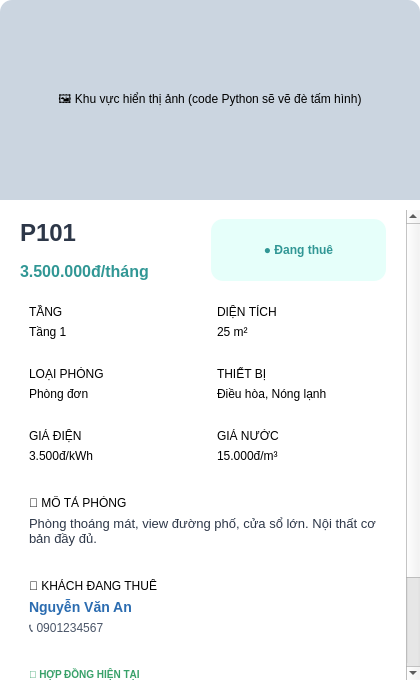
<?xml version='1.0' encoding='utf-8'?>
<ui version="4.0">
 <class>DialogChiTietPhong</class>
 <widget class="QDialog" name="DialogChiTietPhong">
  <property name="geometry"><rect><x>0</x><y>0</y><width>420</width><height>700</height></rect></property>
  <property name="windowTitle"><string>Chi tiết phòng P101</string></property>
  <property name="styleSheet"><string>
QDialog { background-color: white; }
QFrame.Card { background-color: #f7fafc; border-radius: 8px; padding: 8px; }
QFrame.CardDesc { background-color: #edf2f7; border-radius: 8px; padding: 12px; }
QFrame.CardGuest { background-color: #ebf8ff; border-radius: 8px; padding: 12px; }
QFrame.CardContract { background-color: #f0fff4; border-radius: 8px; padding: 12px; border: 1px solid #c6f6d5; }
QLabel.SmallHeading { color: #a0aec0; font-size: 10px; font-weight: bold; }
QLabel.Content { color: #2d3748; font-size: 13px; font-weight: bold; }
QPushButton#btnClose { background-color: #f7fafc; border: 1px solid #cbd5e0; border-radius: 6px; padding: 8px 20px; color: #4a5568; font-weight: bold; }
</string></property>
  <layout class="QVBoxLayout" name="mainLayout">
   <property name="spacing"><number>10</number></property>
   <property name="leftMargin"><number>0</number></property>
   <property name="topMargin"><number>0</number></property>
   <property name="rightMargin"><number>0</number></property>
   <property name="bottomMargin"><number>20</number></property>
   
   <item>
    <widget class="QLabel" name="lblImage">
     <property name="minimumSize"><size><width>0</width><height>200</height></size></property>
     <property name="maximumSize"><size><width>16777215</width><height>200</height></size></property>
     <property name="styleSheet"><string>background-color: #cbd5e0; border-top-left-radius: 12px; border-top-right-radius: 12px;</string></property>
     <property name="alignment"><set>Qt::AlignCenter</set></property>
     <property name="text"><string>🖼️ Khu vực hiển thị ảnh (code Python sẽ vẽ đè tấm hình)</string></property>
    </widget>
   </item>
   
   <item>
    <widget class="QScrollArea" name="scrollArea">
     <property name="widgetResizable"><bool>true</bool></property>
     <property name="styleSheet"><string>QScrollArea { border: none; background-color: transparent; }</string></property>
     <widget class="QWidget" name="scrollAreaContents">
      <property name="styleSheet"><string>background-color: transparent;</string></property>
      <layout class="QVBoxLayout" name="contentLayout">
       <property name="leftMargin"><number>20</number></property>
       <property name="rightMargin"><number>20</number></property>
       <property name="spacing"><number>15</number></property>
       
       <item>
        <layout class="QHBoxLayout">
         <item>
          <layout class="QVBoxLayout">
           <item><widget class="QLabel" name="lblRoomName"><property name="text"><string>P101</string></property><property name="styleSheet"><string>font-size: 24px; font-weight: bold; color: #2d3748;</string></property></widget></item>
           <item><widget class="QLabel" name="lblPrice"><property name="text"><string>3.500.000đ/tháng</string></property><property name="styleSheet"><string>font-size: 16px; font-weight: bold; color: #319795;</string></property></widget></item>
          </layout>
         </item>
         <item>
          <widget class="QLabel" name="lblStatus">
           <property name="text"><string>● Đang thuê</string></property>
           <property name="styleSheet"><string>background-color: #e6fffa; color: #319795; border-radius: 12px; padding: 5px 12px; font-weight: bold; font-size: 12px;</string></property>
           <property name="alignment"><set>Qt::AlignCenter</set></property>
          </widget>
         </item>
        </layout>
       </item>
       
       <item>
        <layout class="QGridLayout" name="gridInfo">
         <property name="spacing"><number>10</number></property>
         <item row="0" column="0">
          <widget class="QFrame">
           <property name="class"><string>Card</string></property>
           <layout class="QVBoxLayout">
            <item><widget class="QLabel"><property name="text"><string>TẦNG</string></property><property name="class"><string>SmallHeading</string></property></widget></item>
            <item><widget class="QLabel"><property name="text"><string>Tầng 1</string></property><property name="class"><string>Content</string></property></widget></item>
           </layout>
          </widget>
         </item>
         <item row="0" column="1">
          <widget class="QFrame">
           <property name="class"><string>Card</string></property>
           <layout class="QVBoxLayout">
            <item><widget class="QLabel"><property name="text"><string>DIỆN TÍCH</string></property><property name="class"><string>SmallHeading</string></property></widget></item>
            <item><widget class="QLabel"><property name="text"><string>25 m²</string></property><property name="class"><string>Content</string></property></widget></item>
           </layout>
          </widget>
         </item>
         <item row="1" column="0">
          <widget class="QFrame">
           <property name="class"><string>Card</string></property>
           <layout class="QVBoxLayout">
            <item><widget class="QLabel"><property name="text"><string>LOẠI PHÒNG</string></property><property name="class"><string>SmallHeading</string></property></widget></item>
            <item><widget class="QLabel"><property name="text"><string>Phòng đơn</string></property><property name="class"><string>Content</string></property></widget></item>
           </layout>
          </widget>
         </item>
         <item row="1" column="1">
          <widget class="QFrame">
           <property name="class"><string>Card</string></property>
           <layout class="QVBoxLayout">
            <item><widget class="QLabel"><property name="text"><string>THIẾT BỊ</string></property><property name="class"><string>SmallHeading</string></property></widget></item>
            <item><widget class="QLabel"><property name="text"><string>Điều hòa, Nóng lạnh</string></property><property name="class"><string>Content</string></property></widget></item>
           </layout>
          </widget>
         </item>
         <item row="2" column="0">
          <widget class="QFrame">
           <property name="class"><string>Card</string></property>
           <layout class="QVBoxLayout">
            <item><widget class="QLabel"><property name="text"><string>GIÁ ĐIỆN</string></property><property name="class"><string>SmallHeading</string></property></widget></item>
            <item><widget class="QLabel"><property name="text"><string>3.500đ/kWh</string></property><property name="class"><string>Content</string></property></widget></item>
           </layout>
          </widget>
         </item>
         <item row="2" column="1">
          <widget class="QFrame">
           <property name="class"><string>Card</string></property>
           <layout class="QVBoxLayout">
            <item><widget class="QLabel"><property name="text"><string>GIÁ NƯỚC</string></property><property name="class"><string>SmallHeading</string></property></widget></item>
            <item><widget class="QLabel"><property name="text"><string>15.000đ/m³</string></property><property name="class"><string>Content</string></property></widget></item>
           </layout>
          </widget>
         </item>
        </layout>
       </item>
       
       <item>
        <widget class="QFrame">
         <property name="class"><string>CardDesc</string></property>
         <layout class="QVBoxLayout">
          <item><widget class="QLabel"><property name="text"><string>📝 MÔ TẢ PHÒNG</string></property><property name="class"><string>SmallHeading</string></property></widget></item>
          <item><widget class="QLabel"><property name="text"><string>Phòng thoáng mát, view đường phố, cửa sổ lớn. Nội thất cơ bản đầy đủ.</string></property><property name="wordWrap"><bool>true</bool></property><property name="styleSheet"><string>color: #2d3748; font-size: 13px;</string></property></widget></item>
         </layout>
        </widget>
       </item>
       
       <item>
        <widget class="QFrame">
         <property name="class"><string>CardGuest</string></property>
         <layout class="QVBoxLayout">
          <item><widget class="QLabel"><property name="text"><string>👤 KHÁCH ĐANG THUÊ</string></property><property name="class"><string>SmallHeading</string></property></widget></item>
          <item><widget class="QLabel"><property name="text"><string>Nguyễn Văn An</string></property><property name="styleSheet"><string>color: #2b6cb0; font-size: 14px; font-weight: bold;</string></property></widget></item>
          <item><widget class="QLabel"><property name="text"><string>📞 0901234567</string></property><property name="styleSheet"><string>color: #4a5568; font-size: 12px;</string></property></widget></item>
         </layout>
        </widget>
       </item>
       
       <item>
        <widget class="QFrame">
         <property name="class"><string>CardContract</string></property>
         <layout class="QVBoxLayout">
          <item><widget class="QLabel"><property name="text"><string>📄 HỢP ĐỒNG HIỆN TẠI</string></property><property name="styleSheet"><string>color: #38a169; font-size: 10px; font-weight: bold;</string></property></widget></item>
          <item>
           <layout class="QHBoxLayout">
            <item>
             <layout class="QVBoxLayout">
              <item><widget class="QLabel"><property name="text"><string>Ngày bắt đầu</string></property><property name="class"><string>SmallHeading</string></property></widget></item>
              <item><widget class="QLabel"><property name="text"><string>01/01/2025</string></property><property name="class"><string>Content</string></property></widget></item>
             </layout>
            </item>
            <item>
             <layout class="QVBoxLayout">
              <item><widget class="QLabel"><property name="text"><string>Ngày kết thúc</string></property><property name="class"><string>SmallHeading</string></property></widget></item>
              <item><widget class="QLabel"><property name="text"><string>31/12/2025</string></property><property name="class"><string>Content</string></property></widget></item>
             </layout>
            </item>
           </layout>
          </item>
         </layout>
        </widget>
       </item>
       
       <item><spacer><property name="orientation"><enum>Qt::Vertical</enum></property></spacer></item>
       <item>
        <layout class="QHBoxLayout">
         <item><spacer><property name="orientation"><enum>Qt::Horizontal</enum></property></spacer></item>
         <item><widget class="QPushButton" name="btnClose"><property name="text"><string>Đóng</string></property><property name="minimumSize"><size><width>100</width><height>36</height></size></property></widget></item>
        </layout>
       </item>
      </layout>
     </widget>
    </widget>
   </item>
  </layout>
 </widget>
 <resources/>
 <connections/>
</ui>
